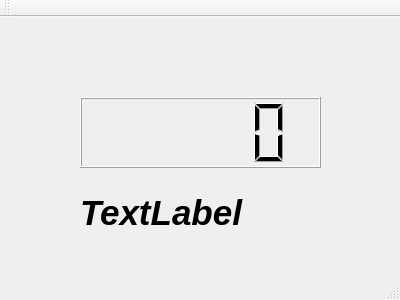
<?xml version="1.0" encoding="UTF-8"?>
<ui version="4.0">
 <class>MainWindow</class>
 <widget class="QMainWindow" name="MainWindow">
  <property name="geometry">
   <rect>
    <x>0</x>
    <y>0</y>
    <width>400</width>
    <height>300</height>
   </rect>
  </property>
  <property name="windowTitle">
   <string>MainWindow</string>
  </property>
  <widget class="QWidget" name="centralWidget">
   <widget class="QLCDNumber" name="lcdNumber">
    <property name="geometry">
     <rect>
      <x>80</x>
      <y>80</y>
      <width>241</width>
      <height>71</height>
     </rect>
    </property>
   </widget>
   <widget class="QLabel" name="label">
    <property name="geometry">
     <rect>
      <x>80</x>
      <y>180</y>
      <width>241</width>
      <height>31</height>
     </rect>
    </property>
    <property name="font">
     <font>
      <pointsize>26</pointsize>
      <weight>75</weight>
      <italic>true</italic>
      <bold>true</bold>
     </font>
    </property>
    <property name="text">
     <string>TextLabel</string>
    </property>
   </widget>
  </widget>
  <widget class="QMenuBar" name="menuBar">
   <property name="geometry">
    <rect>
     <x>0</x>
     <y>0</y>
     <width>400</width>
     <height>25</height>
    </rect>
   </property>
  </widget>
  <widget class="QToolBar" name="mainToolBar">
   <attribute name="toolBarArea">
    <enum>TopToolBarArea</enum>
   </attribute>
   <attribute name="toolBarBreak">
    <bool>false</bool>
   </attribute>
  </widget>
  <widget class="QStatusBar" name="statusBar"/>
 </widget>
 <layoutdefault spacing="6" margin="11"/>
 <resources/>
 <connections/>
</ui>
